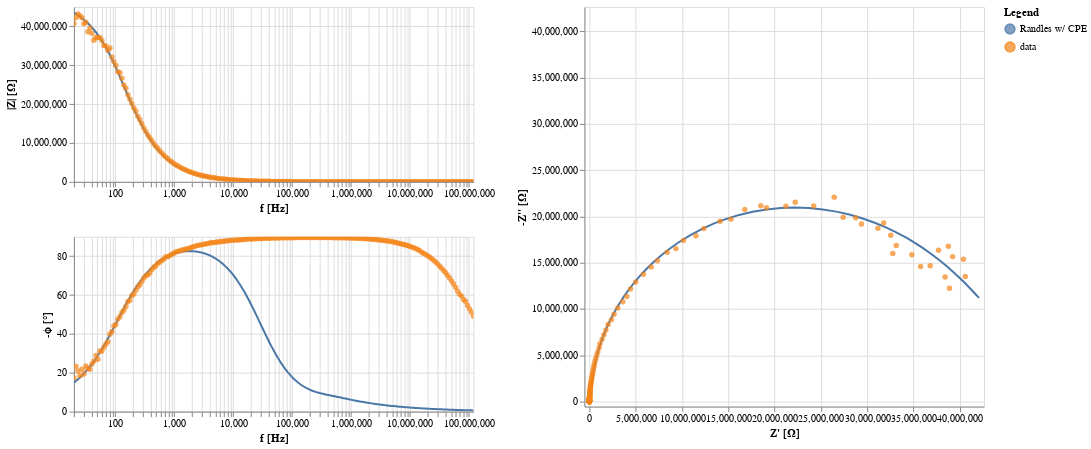

Here is the notebook cell this chart was saved with:
### Code cell
randlesCPE.plot(f_data=frequencies, Z_data=Z)

### Figure 1 — Vega-Lite specification as saved in the notebook (floating-point values rounded to 4 significant figures; data arrays with more than 128 entries replaced by an {"elided": "..."} marker saying what was removed)
{"config": {"view": {"continuousWidth": 300, "continuousHeight": 300}, "background": "#FFFFFF"}, "hconcat": [{"vconcat": [{"layer": [{"data": {"name": "data-1bd81119fda13270ce830d5783f73c85"}, "mark": {"type": "line"}, "encoding": {"color": {"field": "kind", "type": "nominal"}, "x": {"axis": {"title": "f [Hz]"}, "field": "f", "scale": {"nice": false, "type": "log"}, "type": "quantitative"}, "y": {"axis": {"title": "|Z| [Ω]"}, "field": "mag", "type": "quantitative"}}, "transform": [{"calculate": "sqrt(pow(datum.z_real,2) + pow(datum.z_imag,2))", "as": "mag"}, {"calculate": "-(180/PI)*atan(datum.z_imag/datum.z_real)", "as": "neg_phase"}]}, {"data": {"name": "data-fa2470314f8e500c8c11b01b8345c8fa"}, "mark": {"type": "circle"}, "encoding": {"color": {"field": "kind", "type": "nominal"}, "size": {"condition": {"param": "param_7", "value": 80, "empty": false}, "value": 30}, "x": {"axis": {"title": "f [Hz]"}, "field": "f", "scale": {"nice": false, "type": "log"}, "type": "quantitative"}, "y": {"axis": {"title": "|Z| [Ω]"}, "field": "mag", "type": "quantitative"}}, "name": "view_7", "transform": [{"calculate": "sqrt(pow(datum.z_real,2) + pow(datum.z_imag,2))", "as": "mag"}, {"calculate": "-(180/PI)*atan(datum.z_imag/datum.z_real)", "as": "neg_phase"}]}], "height": 175.0, "width": 400}, {"layer": [{"data": {"name": "data-1bd81119fda13270ce830d5783f73c85"}, "mark": {"type": "line"}, "encoding": {"color": {"field": "kind", "type": "nominal"}, "x": {"axis": {"title": "f [Hz]"}, "field": "f", "scale": {"nice": false, "type": "log"}, "type": "quantitative"}, "y": {"axis": {"title": "-ϕ [°]"}, "field": "neg_phase", "type": "quantitative"}}, "transform": [{"calculate": "sqrt(pow(datum.z_real,2) + pow(datum.z_imag,2))", "as": "mag"}, {"calculate": "-(180/PI)*atan(datum.z_imag/datum.z_real)", "as": "neg_phase"}]}, {"data": {"name": "data-fa2470314f8e500c8c11b01b8345c8fa"}, "mark": {"type": "circle"}, "encoding": {"color": {"field": "kind", "type": "nominal"}, "size": {"condition": {"param": "param_7", "value": 80, "empty": false}, "value": 30}, "x": {"axis": {"title": "f [Hz]"}, "field": "f", "scale": {"nice": false, "type": "log"}, "type": "quantitative"}, "y": {"axis": {"title": "-ϕ [°]"}, "field": "neg_phase", "type": "quantitative"}}, "name": "view_8", "transform": [{"calculate": "sqrt(pow(datum.z_real,2) + pow(datum.z_imag,2))", "as": "mag"}, {"calculate": "-(180/PI)*atan(datum.z_imag/datum.z_real)", "as": "neg_phase"}]}], "height": 175.0, "width": 400}]}, {"layer": [{"data": {"name": "data-1bd81119fda13270ce830d5783f73c85"}, "mark": {"type": "line"}, "encoding": {"color": {"field": "kind", "type": "nominal"}, "x": {"axis": {"title": "Z' [Ω]"}, "field": "z_real", "scale": {"domain": [34.13, 42070000.0], "nice": false, "padding": 5}, "type": "quantitative"}, "y": {"axis": {"title": "-Z'' [Ω]"}, "field": "neg_z_imag", "scale": {"domain": [39.34, 42070000.0], "nice": false, "padding": 5}, "type": "quantitative"}}, "transform": [{"calculate": "-datum.z_imag", "as": "neg_z_imag"}]}, {"data": {"name": "data-fa2470314f8e500c8c11b01b8345c8fa"}, "mark": {"type": "circle"}, "encoding": {"color": {"field": "kind", "legend": {"title": "Legend"}, "type": "nominal"}, "size": {"condition": {"param": "param_7", "value": 80, "empty": false}, "value": 30}, "x": {"axis": {"title": "Z' [Ω]"}, "field": "z_real", "scale": {"domain": [34.13, 42070000.0], "nice": false, "padding": 5}, "type": "quantitative"}, "y": {"axis": {"title": "-Z'' [Ω]"}, "field": "neg_z_imag", "scale": {"domain": [39.34, 42070000.0], "nice": false, "padding": 5}, "type": "quantitative"}}, "name": "view_9", "transform": [{"calculate": "-datum.z_imag", "as": "neg_z_imag"}]}], "height": 400, "width": 400}], "params": [{"name": "param_7", "select": {"type": "point", "fields": ["f"], "nearest": true, "on": "mouseover"}, "views": ["view_7", "view_8", "view_9"]}, {"name": "param_9", "select": {"type": "interval", "encodings": ["x", "y"]}, "bind": "scales", "views": ["view_7", "view_8"]}, {"name": "param_8", "select": {"type": "interval", "encodings": ["x", "y"]}, "bind": "scales", "views": ["view_9"]}], "$schema": "https://vega.github.io/schema/vega-lite/v5.8.0.json", "datasets": {"data-1bd81119fda13270ce830d5783f73c85": {"elided": "201 records"}, "data-fa2470314f8e500c8c11b01b8345c8fa": {"elided": "201 records"}}}
